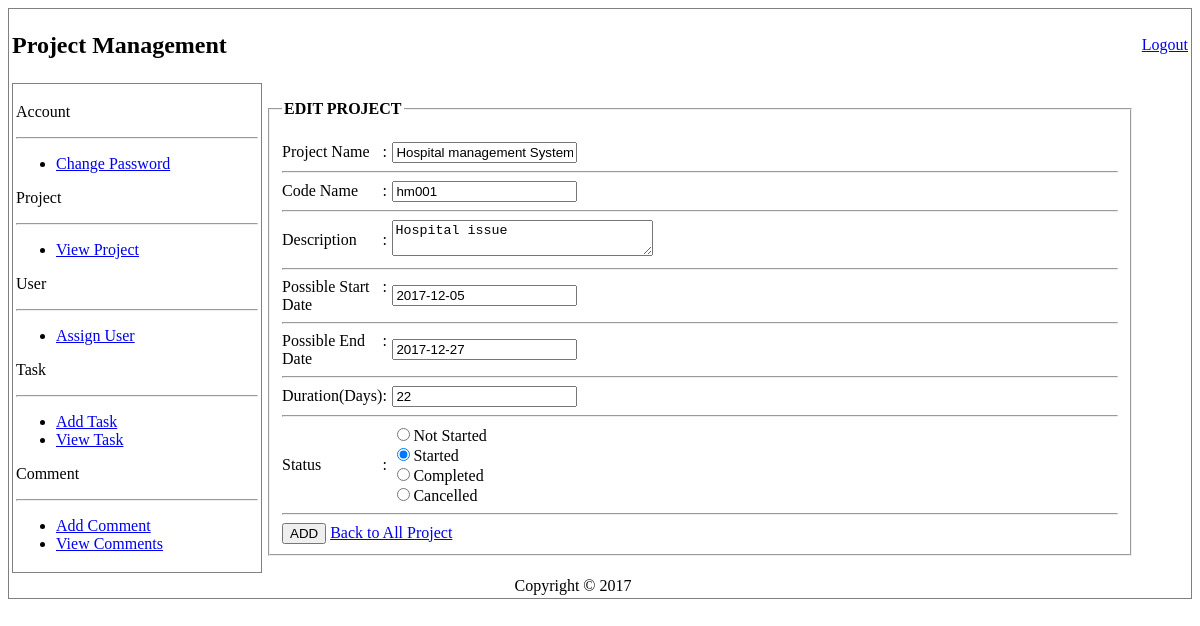
Page /App/Developer/editProject.php?id=4 on the committed database.
### Services/db_connector.php (called while the page is built, shortened)
<?php
    $host='localhost';
    $user_name='root';
    $pass='';
    $dbname="projectmanagement";
    $port=3306;
function executeSQL($sql){
    global $host, $user_name, $pass, $dbname, $port;
    $link=mysqli_connect($host, $user_name, $pass, $dbname, $port);
    $result = mysqli_query($link, $sql);
    return $result;
}
?>

### Services/db_services.php (called while the page is built, shortened)
<?php
include("db_connector.php");
function getOneProject($id = ''){
    $sql = "SELECT * FROM `project-info` WHERE Id = ".$id;
    $result = executeSQL($sql);
    $row = mysqli_fetch_assoc($result);
    return $row;
}

### App/Developer/editProject.php (the view, shortened to what this page needs)
<?php
include_once '../../Services/db_services.php';
$id = $_GET['id'];
$project = getOneProject($id);
?>
<!DOCTYPE html>
<html lang="en">
<head>
    <link rel="stylesheet" type="text/css" href="../../asset/jquery-ui.css">
</head>
<body>
<table width="100%" frame="box">
    <tr>
        <?php
        include "template/top-bar.php";
        ?>
    </tr>
    <tr>
        <?php
        include "template/left-sidebar.php";
        ?>
        <td>
            <fieldset>
                <legend><b>EDIT PROJECT</b></legend>
                <br/>
                <form action="updateProject.php" method="post">
                    <table width="100%" cellpadding="0" cellspacing="0">
                        <tr>
                            <td>Project Name</td>
                            <td>:</td>
                            <td><input name="projectName" type="text" value="<?php echo $project['Name'] ?>"></td>
                            <td></td>
                        </tr>
                        <tr><td colspan="4"><hr /></td></tr>
                        <tr>
                            <td>Code Name</td>
                            <td>:</td>
                            <td><input name="codeName" type="text" value="<?php echo $project['Code-Name'] ?>"></td>
                            <td></td>
                        </tr>
                        <tr><td colspan="4"><hr /></td></tr>
                        <tr>
                            <td>Description</td>
                            <td>:</td>
                            <td>
                                <textarea cols="30" role="5" name="description"><?php echo $project['Description'] ?></textarea>
                            </td>
                            <td></td>
                        </tr>
                        <tr><td colspan="4"><hr /></td></tr>
                        <tr>
                            <td valign="top">Possible Start Date</td>
                            <td valign="top">:</td>
                            <td>
                                <input name="psd" type="text" value="<?php echo $project['Start-Date'] ?>" id="psd" onchange="dateDifference()">
                            </td>
                            <td></td>
                        </tr>
                        <tr><td colspan="4"><hr /></td></tr>
                        <tr>
                            <td valign="top">Possible End Date</td>
                            <td valign="top">:</td>
                            <td>
                                <input name="ped" id="ped" type="text" value="<?php echo $project['End-Date'] ?>" onchange="dateDifference()">
                            </td>
                            <td></td>
                        </tr>
                        <tr><td colspan="4"><hr /></td></tr>
                        <tr>
                            <td>Duration(Days)</td>
                            <td>:</td>
                            <td><input name="duration" type="text" value="<?php echo $project['Duration'] ?>" id="duration"></td>
                            <td></td>
                        </tr>
                        <tr><td colspan="4"><hr /></td></tr>
                        <tr>
                            <td>Status</td>
                            <td>:</td>
                            <td>
                                <input type="radio" name="status" value="Not Started" <?php if ($project['Status'] == 'Not Started') echo 'checked'?>>Not Started<br>
                                <input type="radio" name="status" value="Started" <?php if ($project['Status'] == 'Started') echo 'checked'?>>Started<br>
                                <input type="radio" name="status" value="Completed" <?php if ($project['Status'] == 'Completed') echo 'checked'?>>Completed<br>
                                <input type="radio" name="status" value="Cancelled" <?php if ($project['Status'] == 'Cancelled') echo 'checked'?>>Cancelled<br>
                            </td>
                            <td></td>
                        </tr>
                    </table>
                    <hr />
                    <input type="submit" value="ADD">
                    <a href="viewProject.php">Back to All Project</a>
                </form>
            </fieldset>
        </td>
    </tr>
    <?php
    include "template/footer.php";
    ?>
</table>
</body>
</html>

### rows in the picture
project-info: projectName "Hospital management System", codeName "hm001", description "Hospital issue", psd "2017-12-05", ped "2017-12-27", duration "22", Status "☑"
